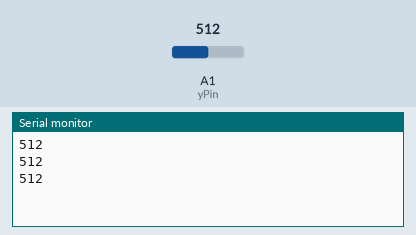
A sketch run on a simulated Arduino Uno, built with avr-gcc and run on an emulated ATmega328P. Shown: the last lines printed to the serial monitor. The inputs (shaded band) are chosen by the test bench; at power-on: A1 (yPin) = 512.

Above: at 1.3 s.
1.4 s: A1 (yPin) set to 716
At 1.9 s:
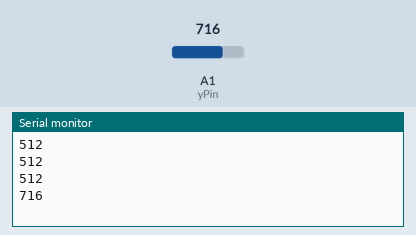
2.9 s: A1 (yPin) set to 900
At 3.5 s:
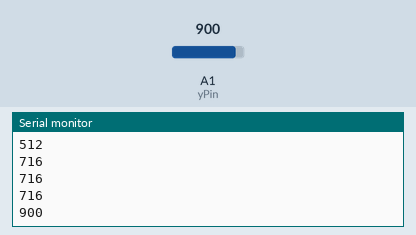
Timing chart, 0 to 5.9 s (numbered marks = the images above; inputs shaded):
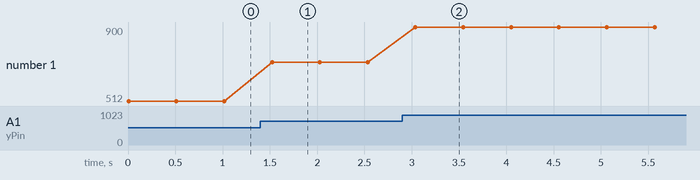

The sketch:

acceBlutooth.ino
```cpp
#include <SoftwareSerial.h>
SoftwareSerial  BTSerial(2, 3); //RX TX
int yPin = A1;
int yVal = 0;


void setup() {
  BTSerial.begin(9600);
  Serial.begin(9600);
  pinMode(yPin, INPUT);
}

void loop() {
  yVal = analogRead(yPin);
  BTSerial.println(String(yVal));
  Serial.println(String(yVal));
  delay(500);
}
```

Measured:
- after the input at 1.4 s, the serial monitor: prints a new line after 0.12 s (image 1)
- after the input at 2.9 s, the serial monitor: prints a new line after 0.14 s (image 2)
- plotted number 1: 512 → 716 after the input at 1.4 s, 716 → 900 after the input at 2.9 s
